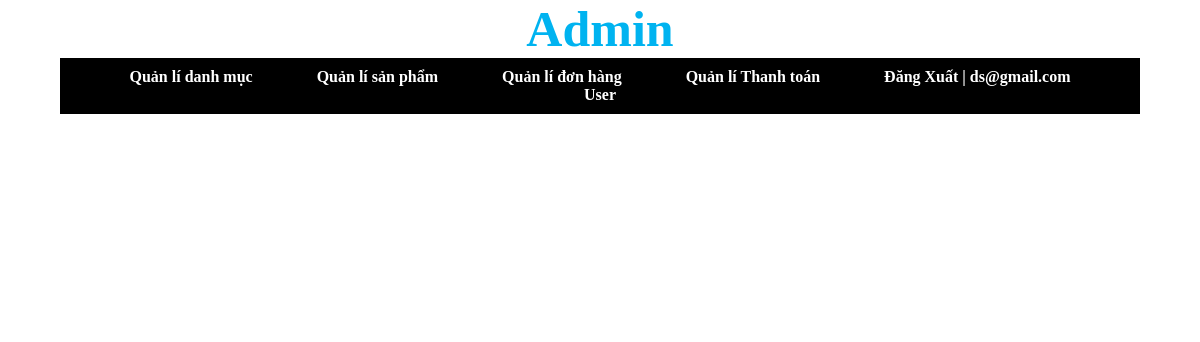
Page /admin/index.php?action=quanlydonhang&query=them (signed in) on the earlier database version.
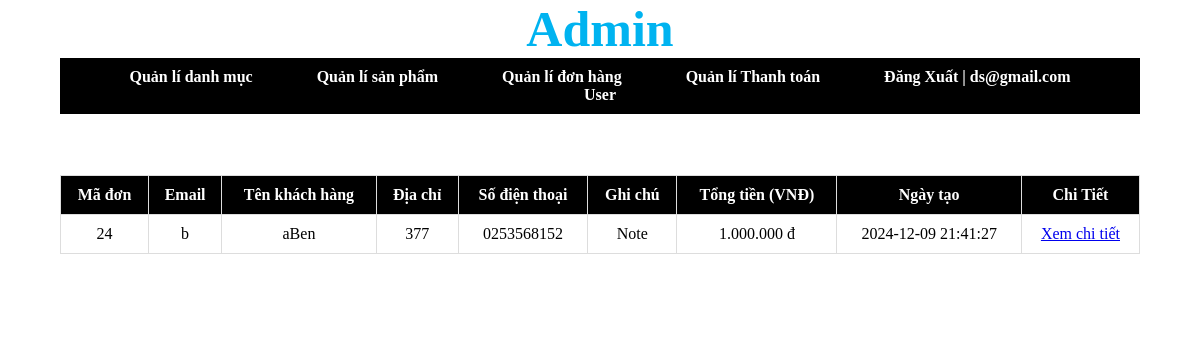
Same page on the later database version.
### tables this page shows
CREATE TABLE IF NOT EXISTS `tbl_order` (
  `id` int NOT NULL AUTO_INCREMENT,
  `id_user` int NOT NULL,
  `customer_name` varchar(255) DEFAULT NULL,
  `customer_address` text,
  `customer_phone` varchar(15) DEFAULT NULL,
  `notes` text,
  `total_price` decimal(10,2) DEFAULT NULL,
  `payment_id` int NOT NULL,
  `created_at` datetime DEFAULT CURRENT_TIMESTAMP,
  PRIMARY KEY (`id`),
  KEY `fk_user_ord` (`id_user`),
  KEY `fk_user_pay` (`payment_id`)
);

CREATE TABLE IF NOT EXISTS `tbl_users` (
  `id_user` int NOT NULL AUTO_INCREMENT,
  `name` varchar(255) NOT NULL,
  `email` varchar(255) NOT NULL,
  `password` varchar(255) NOT NULL,
  `role` enum('user','admin') NOT NULL,
  PRIMARY KEY (`id_user`)
);

### admin/modules/quanlydonhang/loaddata.php (the view, shortened to what this page needs)
<?php
require_once dirname(dirname(__DIR__)) . "/config/config.php";
try {
    $sql = "SELECT tbl_users.email ,tbl_order.id,
                    tbl_order.customer_name,tbl_order.customer_address,
                    tbl_order.customer_phone,tbl_order.notes,tbl_order.total_price,
                    tbl_order.total_price,tbl_order.created_at
    FROM tbl_users JOIN tbl_order ON tbl_users.id_user = tbl_order.id_user ";
    $stmt = $pdo->prepare($sql);
    $stmt->execute();
    $orders = $stmt->fetchAll(PDO::FETCH_ASSOC);
} catch (PDOException $e) {
    echo "Lỗi truy vấn";
    exit();
}
?>
<!DOCTYPE html>
<html lang="vi">
<head>
</head>
<body>
    <?php if (!empty($orders)) { ?>
        <table>
            <thead>
                <tr>
                    <th>Mã đơn</th>
                    <th>Email</th>
                    <th>Tên khách hàng</th>
                    <th>Địa chỉ</th>
                    <th>Số điện thoại</th>
                    <th>Ghi chú</th>
                    <th>Tổng tiền (VNĐ)</th>
                    <th>Ngày tạo</th>
                    <th>Chi Tiết</th>
                </tr>
            </thead>
            <tbody>
                <?php foreach ($orders as $row) { ?>
                    <tr>
                        <td><?php echo $row['id']; ?></td>
                        <td> <?php echo $row['email']?></td>
                        <td><?php echo htmlspecialchars($row['customer_name']); ?></td>
                        <td><?php echo htmlspecialchars($row['customer_address']); ?></td>
                        <td><?php echo htmlspecialchars($row['customer_phone']); ?></td>
                        <td><?php echo htmlspecialchars($row['notes']); ?></td>
                        <td><?php echo number_format($row['total_price'], 0, ',', '.'); ?> đ</td>
                        <td><?php echo $row['created_at']; ?></td>
                        <td><a href="/admin/modules/quanlydonhang/data.php?id=<?php echo $row['id']; ?>">Xem chi tiết</a></td>
                    </tr>
                <?php } ?>
            </tbody>
        </table>
    <?php } ?>
</body>
</html>

Differences in the rows shown:
added tbl_order: id "24", id_user.email "b", customer_name "aBen", customer_address "377", customer_phone "0253568152", notes "Note", total_price "1.000.000", created_at "2024-12-09 21:41:27"
Other differences:
text now shown: "Mã đơn Email Tên khách hàng Địa chỉ Số điện thoại Ghi chú Tổng tiền (VNĐ) Ngày tạo Chi Tiết"
